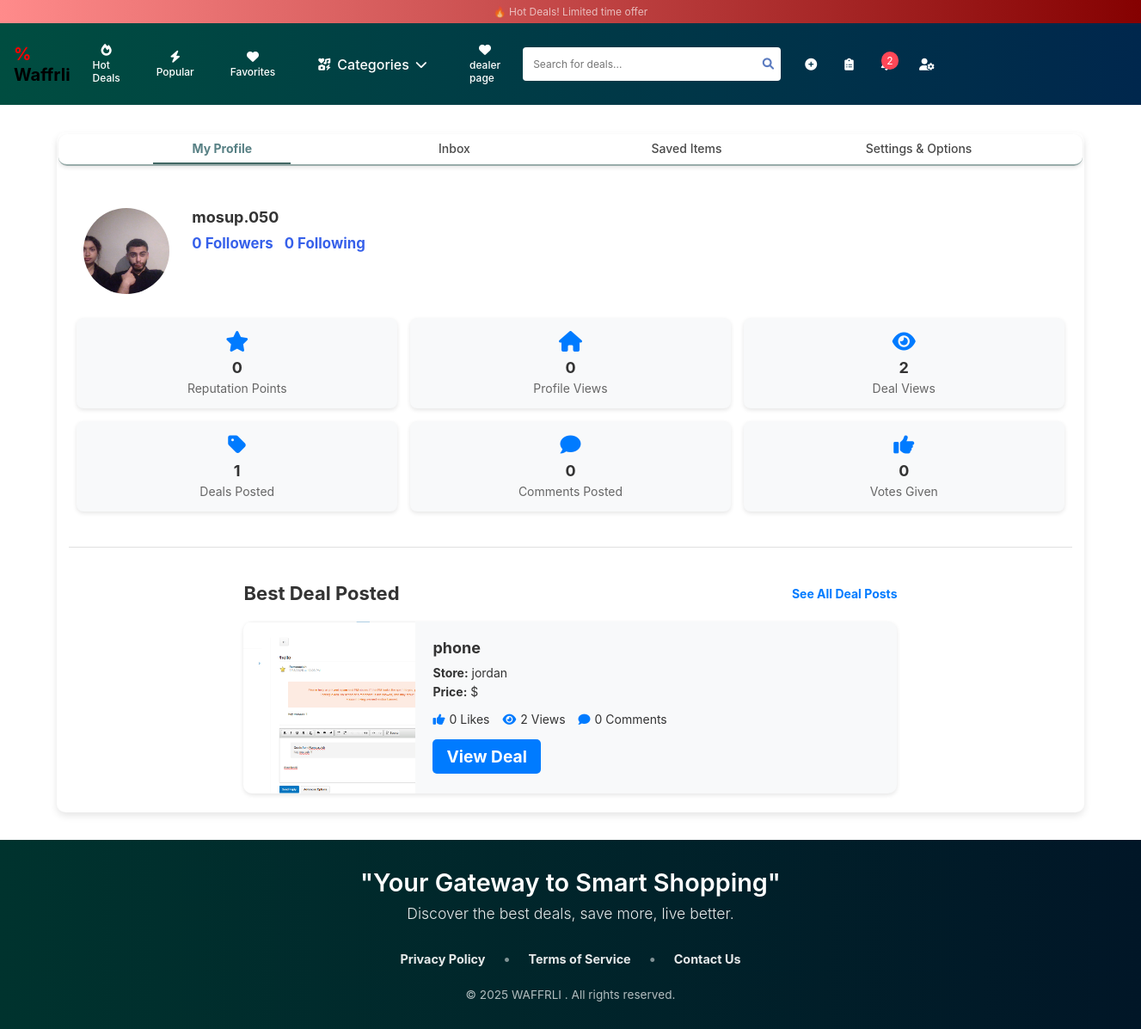
Page /user_profile/29/ (signed in) on the committed database.
### waffrli/models.py (models this page shows, shortened)
class Customer(models.Model):
    user = models.OneToOneField(User, related_name='customer', on_delete=models.CASCADE, default=get_default_user)
    view_count = models.IntegerField(default=0)
    first_name = models.CharField(max_length=50)
    last_name = models.CharField(max_length=50)
    phone = models.CharField(max_length=10)
    email = models.EmailField(max_length=100)
    password = models.CharField(max_length=50)
    gender = models.CharField(max_length=1, choices=[
        ('M', 'Male'), ('F', 'Female'), ('O', 'Other'), ('N', 'Prefer not to say')
    ], default='N')
    address = models.CharField(max_length=100)
    City = models.CharField(max_length=100)
    date_modified = models.DateTimeField(auto_now=True)
    image = models.ImageField(upload_to='uploads/product', null=True, blank=True)
    likes=models.ManyToManyField(User, related_name="Customer_like",blank=True)
    saved_products = models.ManyToManyField('Product', related_name="saved_by_customers", blank=True)

class Product(models.Model):
    user = models.ForeignKey(User, on_delete=models.CASCADE, null=True, blank=True)
    Name = models.CharField(max_length=255)
    Dealurl = models.URLField(unique=True)
    sale_price = models.DecimalField(max_digits=10, decimal_places=2, null=True, blank=True)
    Price = models.DecimalField(max_digits=10, decimal_places=2)
    Description = models.TextField()
    store = models.CharField(max_length=55)
    brand = models.CharField(max_length=55)
    category = models.ForeignKey('Category', on_delete=models.CASCADE)
    city = models.CharField(max_length=255)
    image = models.ImageField(upload_to='uploads/product/', null=True, blank=True)
    customer_pic_id = models.ForeignKey('Customer', on_delete=models.SET_NULL, null=True, blank=True, default=None)
    likes = models.ManyToManyField(User, related_name="Product_like", blank=True)
    views = models.IntegerField(default=0)
    create_at = models.DateTimeField(default=timezone.now)

### waffrli/views.py (the view)
# urls.py: path("user_profile/<int:identifier>/", user_profile, name="user_profile"),
@login_required
def user_profile(request, identifier):
    profile_user = get_object_or_404(User, Q(id=identifier) | Q(username=identifier))
    is_following = Follow.objects.filter(follower=request.user, following=profile_user).exists()
    followers = profile_user.followers.all()
    following = profile_user.following.all()
    deal_count = Product.objects.filter(user=profile_user).count()
    comment_count = Comment.objects.filter(customer=profile_user.customer).count()
    best_deal = (
        Product.objects.filter(user=profile_user)
        .annotate(comment_count=Count("comments"))
        .order_by("-likes")
        .first()
    )
    if profile_user != request.user:
        try:
            customer_profile = profile_user.customer
            customer_profile.view_count += 1
            customer_profile.save()
            view_count = customer_profile.view_count
        except Customer.DoesNotExist:
            view_count = 0
    else:
        view_count = 0
    total_views = (
        Product.objects.filter(user=profile_user).aggregate(Sum("views"))["views__sum"] or 0
    )
    total_likes_received = (
        Product.objects.filter(user=profile_user).aggregate(Sum("likes"))["likes__sum"] or 0
    )
    reputation_points = total_likes_received * 5
    return render(
        request,
        "user_profile.html",
        {
            "user_profile": profile_user,
            "is_following": is_following,
            "followers": followers,
            "following": following,
            "deal_count": deal_count,
            "comment_count": comment_count,
            "view_count": view_count,
            "total_views": total_views,
            "total_likes_received": total_likes_received,
            "reputation_points": reputation_points,
            "best_deal": best_deal,
        },
    )

### waffrli/context_processors.py (called while the page is built)
def category_list(request):
    return {'categories': Category.objects.all()}  # Makes categories available in all templates

### waffrli/templates/user_profile.html (shortened to what this page needs)
{% extends "base.html" %}
{% load static %}
{% block content %}
<link href="{% static 'css/user_profile.css' %}" rel="stylesheet" />
<div class="user-container">
    <nav class="navbar">
        <ul>
            <li><a class="active" href="#">My Profile</a></li>
            <li><a href="{% url 'inbox'%}">Inbox</a></li>
            <li><a href="{%url 'saved_items' %}">Saved Items</a></li>
            <li><a href="{%url 'settings' %}">Settings & Options</a></li>
        </ul>
    </nav>
    <div class="profile-container">
        <div class="profile-header">
            <div class="profile-left">
                {% if user_profile.customer and user_profile.customer.image %}
                    <img src="{{ user_profile.customer.image.url }}" alt="User Icon" class="profile-pic" />
                {% else %}
                    <img src="{% static 'images/default-profile.png' %}" alt="Default User" class="profile-pic" />
                {% endif %}
                <div class="profile-info">
                    <h2 class="username">{{ user_profile.username }}</h2>
                    <div class="follow-stats">
                        <a href="#"><span class="follow-count"><strong>{{ followers|length }}</strong> Followers</span></a>
                        <a href="#"><span class="follow-count"><strong>{{ following|length }}</strong> Following</span></a>
                    </div>
                </div>
            </div>
            <div class="stats-container">
                <div class="stat-box">
                    <i class="fa-solid fa-star"></i>
                    <span class="stat-value">{{ reputation_points }}</span>
                    <span class="stat-label">Reputation Points</span>
                </div>
                <div class="stat-box">
                    <i class="fa-solid fa-home"></i>
                    <span class="stat-value">{{ view_count }}</span>
                    <span class="stat-label">Profile Views</span>
                </div>
                <div class="stat-box">
                    <i class="fa-solid fa-eye"></i>
                    <span class="stat-value">{{ total_views }}</span>
                    <span class="stat-label">Deal Views</span>
                </div>
                <div class="stat-box">
                    <i class="fa-solid fa-tag"></i>
                    <span class="stat-value">{{ deal_count }}</span>
                    <span class="stat-label">Deals Posted</span>
                </div>
                <div class="stat-box">
                    <i class="fa-solid fa-comment"></i>
                    <span class="stat-value">{{ comment_count }}</span>
                    <span class="stat-label">Comments Posted</span>
                </div>
                <div class="stat-box">
                    <i class="fa-solid fa-thumbs-up"></i>
                    <span class="stat-value">{{ total_likes_received }}</span>
                    <span class="stat-label">Votes Given</span>
                </div>
            </div>
        </div>
    </div>
    <hr>
    <div class="best-deal">
        <h3>Best Deal Posted <a href="#" class="see-all">See All Deal Posts</a></h3>
        {% if best_deal %}
            <div class="deal-card">
                <div class="deal-image">
                    <img src="{{ best_deal.image.url }}" alt="{{ best_deal.Name }}">
                </div>
                <div class="deal-details">
                    <h4 class="deal-title">{{ best_deal.Name }}</h4>
                    <p class="deal-store"><strong>Store:</strong> {{ best_deal.store }}</p>
                    <p class="deal-price"><strong>Price:</strong> ${{ best_deal.price }}</p>
                    <div class="deal-stats">
                        <p class="deal-likes"><i class="fa-solid fa-thumbs-up"></i> {{ best_deal.likes.count }} Likes</p>
                        <p class="deal-views"><i class="fa-solid fa-eye"></i> {{ best_deal.views }} Views</p>
                        <p class="deal-comments"><i class="fa-solid fa-comment"></i> {{ best_deal.comment_count }} Comments</p>
                    </div>
                    <a href="{{ best_deal.Dealurl }}" target="_blank" class="deal-btn">View Deal</a>
                </div>
            </div>
        {% endif %}
    </div>
</div>
{% endblock %}

### static/css/style.css (style rules this page uses)
* { margin: 0; padding: 0; box-sizing: border-box; font-family: -apple-system, BlinkMacSystemFont, "Segoe UI", Roboto, Oxygen, Ubuntu, Cantarell, sans-serif; }
:root { --primary-color: #646cff; --secondary-color: #535bf2; --background-color: #f5f5f5; --text-color: #213547; --border-color: #e0e0e0; }
body { background-color: white; color: #333; }
body, button, a { margin: 0; padding: 0; box-sizing: border-box; }
a { color: black; text-decoration: none; font-size: larger; font-weight: 700; font-style: bold; flex-direction: column; }
.profile-pic { border-radius: 50%; margin-right: 6px; }
.username { color: #333; font-size: 10px; }

### static/css/user_profile.css (style rules this page uses)
.user-container { margin: 2rem auto; width: 90%; max-width: 1200px; background: white; padding: 2px; border-radius: 10px; box-shadow: 0 4px 8px rgba(0, 0, 0, 0.1); }
.navbar ul { display: flex; justify-content: space-evenly; list-style: none; padding: 0; background: #fff; border-radius: 10px; box-shadow: 0 2px 5px rgba(0, 0, 0, 0.1); border-bottom: 2px solid #00332e67; }
.navbar ul li a { display: block; width: 10rem; padding: 0.5rem 0; font-size: 14px; text-decoration: none; color: rgba(0, 0, 0, 0.719); transition: all 0.2s; font-weight: 500; text-align: center; }
.navbar ul li a:hover, .navbar ul li a.active { color: #003e45a8; border-bottom: 2px solid #00332ebd; font-weight: bold; }
.profile-container { display: flex; border-radius: 10px; padding: 1px; margin: 20px auto; max-width: 1200px; }
.profile-header { display: flex; flex-direction: row; flex-wrap: wrap; justify-content: space-between; align-items: flex-start; padding: 20px; border-radius: 10px; width: 100%; }
.profile-left { flex: 1; display: flex; align-items: flex-start; padding: 8px; }
.profile-info { display: flex; flex-direction: column; padding: 0 20px; }
.profile-pic { width: 100px; height: 100px; border-radius: 50%; object-fit: cover; }
.profile-info h2 { margin: 0; font-size: 18px; }
.follow-stats { display: flex; gap: 13px; font-size: 14px; margin-top: 10px; }
.follow-stats a { color: #3660ea; text-decoration: none; }
.follow-count { cursor: pointer; }
.stats-container { display: grid; grid-template-columns: repeat(3, 1fr); gap: 15px; margin-top: 20px; width: 100%; }
.stat-box { background: #f8f9fa; padding: 15px; border-radius: 8px; display: flex; flex-direction: column; align-items: center; text-align: center; box-shadow: 0 2px 5px rgba(0, 0, 0, 0.1); }
.stat-box i { font-size: 24px; color: #007bff; margin-bottom: 8px; }
.stat-value { font-size: 18px; font-weight: bold; margin-bottom: 5px; }
.stat-label { color: #666; font-size: 14px; }
hr { width: 98%; border: none; height: 1px; background: #e0e0e0; margin: 20px auto; }
.best-deal { padding: 20px; margin: 0 auto; max-width: 800px; }
.best-deal h3 { font-size: 22px; display: flex; justify-content: space-between; align-items: center; margin-bottom: 20px; }
.see-all { font-size: 14px; color: #007bff; text-decoration: none; }
.deal-card { display: flex; background: #f8f9fa; border-radius: 10px; overflow: hidden; box-shadow: 0 2px 5px rgba(0, 0, 0, 0.1); }
.deal-image { width: 200px; height: 200px; overflow: hidden; }
.deal-image img { width: 100%; height: 100%; object-fit: cover; }
.deal-details { flex: 1; padding: 20px; }
.deal-title { font-size: 18px; margin: 0 0 10px 0; }
.deal-store, .deal-price { margin: 5px 0; font-size: 14px; }
.deal-stats { display: flex; gap: 15px; margin: 15px 0; }
.deal-likes, .deal-views, .deal-comments { font-size: 14px; display: flex; align-items: center; }
.deal-stats i { margin-right: 5px; color: #007bff; }
.deal-btn { display: inline-block; background: #007bff; color: white; padding: 8px 16px; border-radius: 5px; text-decoration: none; font-weight: bold; transition: background-color 0.3s ease; }

### rows in the picture
Product: image (picture), Name "phone", store "jordan", likes.count "0", views "2", comment_count "0"

### other values in the picture
{{ user_profile.username }} "mosup.050"
{{ followers|length }} "0"
{{ following|length }} "0"
{{ reputation_points }} "0"
{{ view_count }} "0"
{{ total_views }} "2"
{{ deal_count }} "1"
{{ comment_count }} "0"
{{ total_likes_received }} "0"
